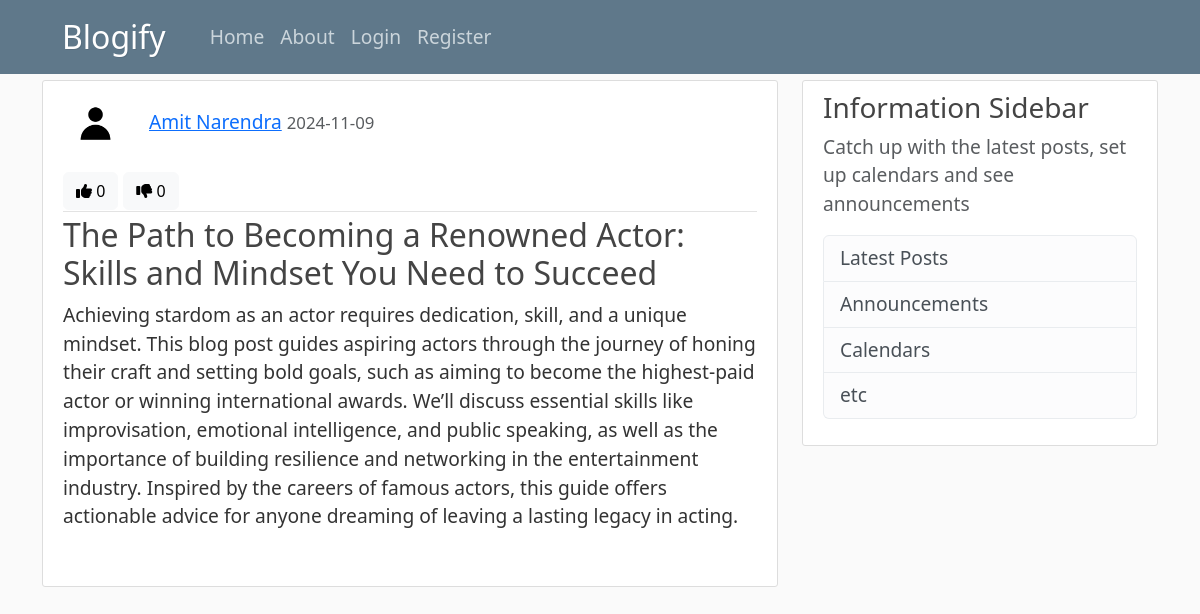
/post/11, run on the app's committed database.
### blogify/models.py (models this page shows, shortened)
class User(db.Model, UserMixin):
    id = db.Column(db.Integer, primary_key=True)
    username = db.Column(db.String(20), nullable=False, unique=True)
    email = db.Column(db.String(120), nullable=False, unique=True)
    profile_pic = db.Column(db.String(20), nullable=False, default='default.jpg')
    password = db.Column(db.String(60), nullable=False)
    posts = db.relationship('Post', backref='author', lazy=True)

class Post(db.Model):
    id = db.Column(db.Integer, primary_key=True)
    title = db.Column(db.String(150), nullable=False)
    date_posted = db.Column(db.DateTime, nullable=False, default=datetime.utcnow)
    content = db.Column(db.Text, nullable=False)
    user_id = db.Column(db.Integer, db.ForeignKey('user.id'), nullable=False)
    likes_count = db.Column(db.Integer, default=0)     # Likes counter
    dislikes_count = db.Column(db.Integer, default=0)  # Dislikes counter

### blogify/routes.py (the view)
@app.route("/post/<int:post_id>")
def post(post_id):
    post = Post.query.get_or_404(post_id)
    return render_template('post.html', title=post.title, post=post)

### blogify/templates/post.html (shortened to what this page needs)
{% extends "layout.html" %}
{% block content %}
    <article class="media content-section">
        <div class="media-body">
        <div class="article-metadata">
            {% if post.author.profile_pic %}
                <img class="rounded-circle article-img" src="{{ url_for('static', filename='profile_pics/' + post.author.profile_pic)}}" alt="image">
            {% else %}
                <img class="rounded-circle article-img" src="{{ url_for('static', filename='profile_pics/default.png')}}" alt="image">
            {% endif %}
            <a class="mr-2" href="{{ url_for('user_posts', username=post.author.username) }}">{{ post.author.username }}</a>
            <small class="text-muted">{{ post.date_posted.strftime("%Y-%m-%d") }}</small>
            <div class="reaction-buttons mt-3">
                <button id="like-button-{{ post.id }}" onclick="toggleReaction('like', {{ post.id }})" class="btn btn-light">
                    <i class="fas fa-thumbs-up"></i> <span id="like-count-{{ post.id }}">{{ post.likes_count }}</span>
                </button>
                <button id="dislike-button-{{ post.id }}" onclick="toggleReaction('dislike', {{ post.id }})" class="btn btn-light">
                    <i class="fas fa-thumbs-down"></i> <span id="dislike-count-{{ post.id }}">{{ post.dislikes_count }}</span>
                </button>
            </div>
        </div>
        <h2 class="article-title">{{ post.title }}</h2>
        <p class="article-content">{{ post.content }}</p>
        </div>
    </article>
{% endblock content %}

### blogify/static/main.css (style rules this page uses)
body { background: #fafafa; color: #333333; margin-top: 5rem; font-size: larger; }
h1, h2, h3, h4, h5, h6 { color: #444444; }
.content-section { background: #ffffff; padding: 10px 20px; border: 1px solid #dddddd; border-radius: 3px; margin-bottom: 20px; }
.article-title { color: #444444; }
.article-content { white-space: pre-line; }
.article-img { height: 65px; width: 65px; margin-right: 16px; }
.article-metadata { padding-bottom: 1px; margin-bottom: 4px; border-bottom: 1px solid #e3e3e3 }

### data on the page
User: profile_pic (placeholder picture), author.username "Amit Narendra"
Post: date_posted "2024-11-09", likes_count "0", dislikes_count "0", title "The Path to Becoming a Renowned Actor: Skills and Mindset You Need to Succeed", content "Achieving stardom as an actor requires dedication, skill, and a unique mindset. This blog post guides aspiring actors through the journey of honing their craft and setting bold goals, such as aiming to become the highest-paid actor or winning international awards. We’ll discuss essential skills like improvisation, emotional intelligence, and public speaking, as well as the importance of building resilience and networking in the entertainment industry. Inspired by the careers of famous actors, this guide offers actionable advice for anyone dreaming of leaving a lasting legacy in acting."
